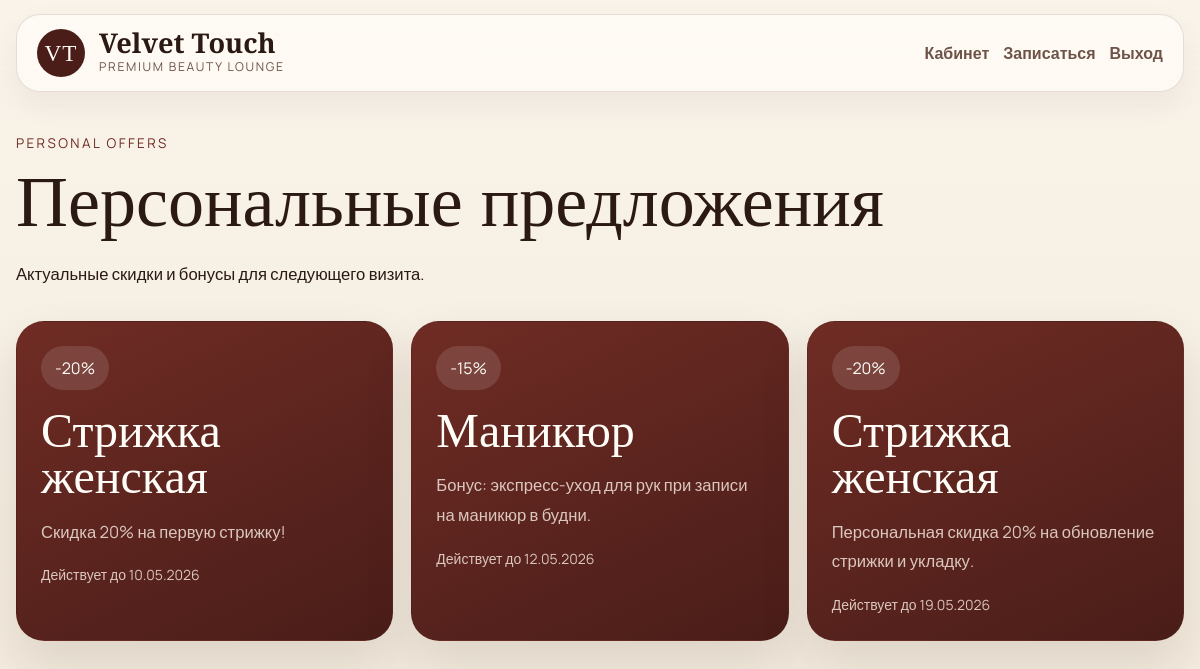
/offers (signed in), run on an earlier commit of the app's database.
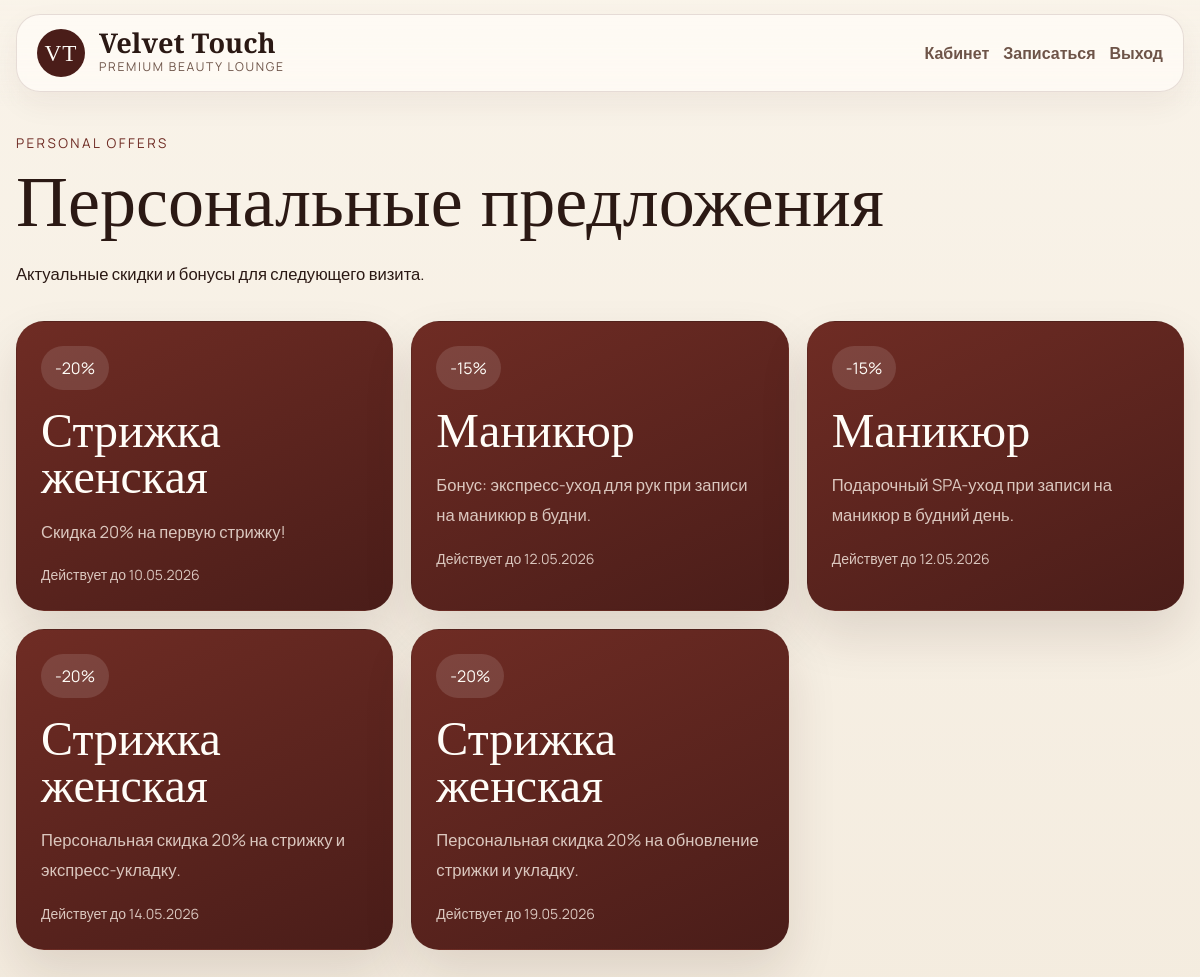
And on a later commit of the database.
### models.py (models this page shows)
class Offer(db.Model):
    __tablename__ = "offers"
    id = db.Column(db.Integer, primary_key=True)
    client_id = db.Column(db.Integer, db.ForeignKey("users.id"))
    service_id = db.Column(db.Integer, db.ForeignKey("services.id"))
    description = db.Column(db.String(200))
    discount_percent = db.Column(db.Integer, default=0)
    valid_until = db.Column(db.Date)
    service = db.relationship("Service")

class Service(db.Model):
    __tablename__ = "services"
    id = db.Column(db.Integer, primary_key=True)
    name = db.Column(db.String(100), nullable=False)
    duration = db.Column(db.Integer, nullable=False)
    price = db.Column(db.Float, nullable=False)
    description = db.Column(db.Text)

### app.py (the view)
@app.route("/offers")
@login_required
def offers():
    if current_user.is_admin:
        return redirect(url_for("admin_dashboard"))
    items = Offer.query.filter(
        Offer.client_id == current_user.id,
        Offer.valid_until >= datetime.now().date(),
    ).order_by(Offer.valid_until.asc()).all()
    return render_template("offers.html", offers=items)

### app.py (called while the page is built)
@login_manager.user_loader
def load_user(user_id):
    return db.session.get(User, int(user_id))

@app.context_processor
def inject_global_context():
    return {
        "now": datetime.now(),
        "salon_name": SALON_NAME,
    }

### templates/offers.html (shortened to what this page needs)
{% extends "base.html" %}
{% block content %}
<section class="simple-hero shell">
    <div>
        <span class="eyebrow">Personal offers</span>
        <h1>Персональные предложения</h1>
        <p>Актуальные скидки и бонусы для следующего визита.</p>
    </div>
</section>
<section class="shell offer-board">
    {% if offers %}
        {% for offer in offers %}
            <article class="offer-card">
                <span class="offer-mark">-{{ offer.discount_percent }}%</span>
                <h2>{{ offer.service.name }}</h2>
                <p>{{ offer.description }}</p>
                <small>Действует до {{ offer.valid_until.strftime('%d.%m.%Y') }}</small>
            </article>
        {% endfor %}
    {% else %}
        <article class="clean-card">
            <p class="muted-paragraph">Пока нет активных предложений.</p>
        </article>
    {% endif %}
</section>
{% endblock %}

### templates/base.html (shortened to what this page needs)
<!DOCTYPE html>
<html lang="ru">
<head>
    <link href="https://cdn.jsdelivr.net/npm/bootstrap@5.3.3/dist/css/bootstrap.min.css" rel="stylesheet">
    <link rel="stylesheet" href="https://cdn.jsdelivr.net/npm/bootstrap-icons@1.11.3/font/bootstrap-icons.min.css">
    <link rel="stylesheet" href="{{ url_for('static', filename='css/style.css') }}">
</head>
<body class="{% block body_class %}site-body{% endblock %}">
    <nav class="site-nav">
        <div class="shell nav-inner">
            <a class="brand-link" href="{{ url_for('index') }}">
                <span class="brand-mark">VT</span>
                <span>
                    <strong>{{ salon_name }}</strong>
                    <small>Premium beauty lounge</small>
                </span>
            </a>
            <div class="nav-links">
                {% if current_user.is_authenticated %}
                    {% if current_user.is_admin %}
                        <a href="{{ url_for('admin_dashboard') }}">Админка</a>
                    {% else %}
                        <a href="{{ url_for('dashboard') }}">Кабинет</a>
                        <a href="{{ url_for('free_slots') }}">Записаться</a>
                    {% endif %}
                    <a href="{{ url_for('logout') }}">Выход</a>
                {% else %}
                    <a href="{{ url_for('login') }}">Вход</a>
                    <a class="nav-cta" href="{{ url_for('register') }}">Записаться</a>
                {% endif %}
            </div>
        </div>
    </nav>
    <main class="page-shell">
        {% block content %}{% endblock %}
    </main>
</body>
</html>

### static/css/style.css (style rules this page uses)
:root { --cream: #f7f0e4; --cream-soft: #f1e7d8; --white: #fffdf8; --wine: #6f2c24; --wine-dark: #4a1d19; --wine-deep: #34120f; --green-accent: #314b43; --text: #2b1914; --muted: #6e5448; --line: rgba(87, 45, 36, 0.14); --shadow: 0 24px 50px rgba(61, 22, 16, 0.12); }
* { box-sizing: border-box; }
html { scroll-behavior: smooth; }
body { margin: 0; background: linear-gradient(180deg, #f9f3e9, #f4ecdf); color: var(--text); font-family: "Manrope", sans-serif; }
a { color: inherit; text-decoration: none; }
.page-shell { padding-bottom: 56px; }
.shell, .section-shell { width: min(1360px, calc(100% - 32px)); margin: 0 auto; }
.site-nav { position: sticky; top: 0; z-index: 30; padding: 14px 0; background: linear-gradient(180deg, rgba(249, 243, 233, 0.95), rgba(249, 243, 233, 0.7), transparent); backdrop-filter: blur(10px); }
.nav-inner { display: flex; align-items: center; justify-content: space-between; gap: 18px; padding: 14px 20px; border-radius: 24px; border: 1px solid var(--line); background: rgba(255, 252, 246, 0.78); box-shadow: 0 12px 30px rgba(76, 34, 26, 0.06); }
.brand-link { display: inline-flex; align-items: center; gap: 14px; }
.brand-mark { width: 48px; height: 48px; border-radius: 50%; display: grid; place-items: center; background: var(--wine-dark); color: var(--white); font-family: "Cormorant Garamond", serif; font-size: 1.45rem; letter-spacing: 0.05em; }
.brand-link strong, .editorial-hero h1, .editorial-cream-band h2, .story-copy h2, .section-heading-block h2, .simple-hero h1, .auth-info h1, .auth-card h2, .offer-card h2, .final-check-card h2, .funnel-card h2, .confirm-card h2, .landing-service-row strong, .master-card-copy h3, .detail-card h2, .testimonial-card p { font-family: "Cormorant Garamond", serif; }
.brand-link strong { display: block; font-size: 1.7rem; line-height: 1; }
.brand-link small { display: block; margin-top: 2px; color: var(--muted); font-size: 0.76rem; letter-spacing: 0.14em; text-transform: uppercase; }
.nav-links { display: flex; flex-wrap: wrap; align-items: center; gap: 14px; }
.nav-links a { color: var(--muted); font-weight: 600; }
.eyebrow { display: inline-block; margin-bottom: 16px; color: rgba(255, 244, 236, 0.82); font-size: 0.84rem; letter-spacing: 0.18em; text-transform: uppercase; }
.editorial-hero h1, .simple-hero h1, .auth-info h1, .booking-funnel-hero h1 { font-size: clamp(3rem, 6vw, 5.8rem); line-height: 0.92; margin: 0 0 24px; }
.editorial-hero-copy p, .editorial-cream-band p, .story-copy p, .simple-hero p, .muted-paragraph, .detail-note, .auth-info p, .auth-footer, .auth-card p, .offer-card p, .master-card-copy p, .booking-funnel-hero p, .muted-dark { font-size: 1.04rem; line-height: 1.8; }
.editorial-cream-band h2, .story-copy h2, .section-heading-block h2, .funnel-card h2, .confirm-card h2, .final-check-card h2, .detail-card h2, .auth-card h2, .offer-card h2 { font-size: clamp(2.3rem, 4vw, 4rem); line-height: 0.96; margin: 0 0 16px; }
.editorial-cream-band h2, .section-heading-block .eyebrow, .simple-hero .eyebrow, .booking-funnel-hero .eyebrow, .muted-dark { color: var(--wine); }
.masters-grid, .offer-board, .slot-grid { display: grid; gap: 18px; }
.master-card, .clean-card, .detail-card, .offer-card, .auth-card, .funnel-card, .confirm-card, .final-check-card { border-radius: 28px; border: 1px solid var(--line); background: rgba(255, 251, 246, 0.9); box-shadow: var(--shadow); }
.simple-hero, .booking-funnel-hero { padding: 24px 0 16px; }
.simple-hero, .booking-funnel-hero .section-shell { display: flex; justify-content: space-between; align-items: flex-end; gap: 20px; }
.clean-card, .detail-card, .offer-card, .auth-card, .funnel-card, .confirm-card, .final-check-card { padding: 24px; }
.offer-board { grid-template-columns: repeat(auto-fit, minmax(280px, 1fr)); }
.offer-card { background: linear-gradient(155deg, var(--wine), var(--wine-dark)); color: var(--white); }
.offer-card p, .offer-card small { color: rgba(255, 245, 236, 0.78); }
.offer-mark { display: inline-block; margin-bottom: 18px; padding: 10px 14px; border-radius: 999px; background: rgba(255, 255, 255, 0.12); }

What changed in the data, as far as the page shows it:
added Offer: discount_percent "15", service.name "Маникюр", description "Подарочный SPA-уход при записи на маникюр в будний день.", valid_until "12.05.2026"
added Offer: discount_percent "20", service.name "Стрижка женская", description "Персональная скидка 20% на стрижку и экспресс-укладку.", valid_until "14.05.2026"
